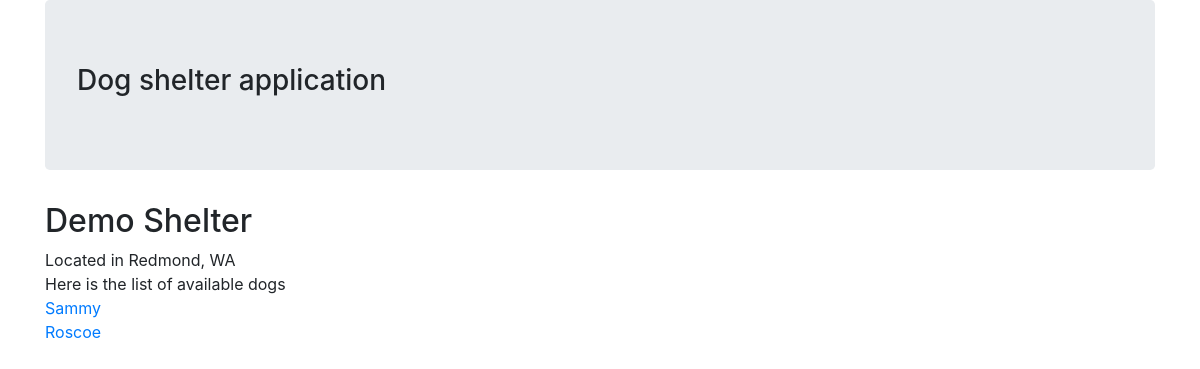
Before: /shelter/1 with the older database file.
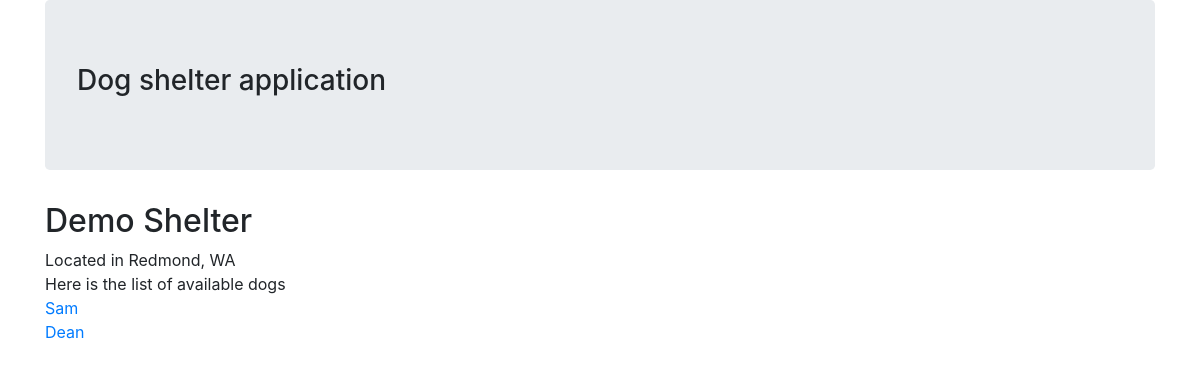
After: the same page with the newer database file.
### dog_shelters/models.py (models this page shows, shortened)
class Dog(models.Model):
    shelter = models.ForeignKey(Shelter, on_delete=models.PROTECT)
    name = models.CharField(max_length=200)
    description = models.TextField()
    intake_date = models.DateTimeField(auto_now_add=True)

### dog_shelters/views.py (the view)
# urls.py: path("shelter/<int:pk>", views.shelter_detail, name="shelter_detail"),
def shelter_detail(request, pk):
    shelter = get_object_or_404(models.Shelter, pk=pk)
    context = {"shelter": shelter}
    return render(request, "shelter_detail.html", context)

### dog_shelters/templates/shelter_detail.html (shortened to what this page needs)
{% extends 'base.html' %}
{% block content %}
<h2>{{ shelter.name }}</h2>
<div>Located in {{ shelter.location }}</div>
{% if shelter.dog_set.all %}
    <div>Here is the list of available dogs</div>
    {% for dog in shelter.dog_set.all %}
        <div>
            <a href="{% url 'dog_detail' dog.id %}">
                {{dog.name}}
            </a>
        </div>
    {% endfor %}
{% else %}
    <div>This shelter has no dogs available for adoption</div>
{% endif %}
{% endblock %}

Changed rows visible on the page:
changed Dog: name "Sammy" → "Sam"
changed Dog: name "Roscoe" → "Dean"
